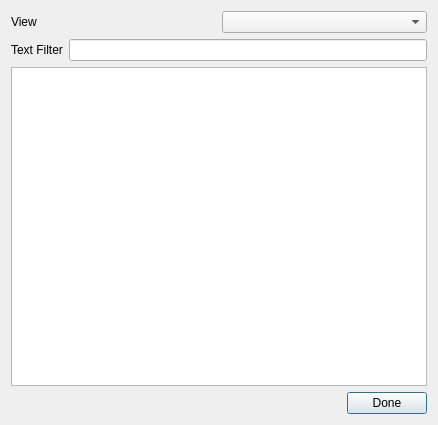
<?xml version="1.0" encoding="UTF-8"?>
<ui version="4.0">
 <class>BrowseLibraryWindow</class>
 <widget class="QDialog" name="BrowseLibraryWindow">
  <property name="geometry">
   <rect>
    <x>0</x>
    <y>0</y>
    <width>438</width>
    <height>425</height>
   </rect>
  </property>
  <property name="windowTitle">
   <string>Dialog</string>
  </property>
  <layout class="QVBoxLayout" name="verticalLayout">
   <item>
    <layout class="QHBoxLayout" name="horizontalLayout">
     <item>
      <widget class="QLabel" name="label">
       <property name="text">
        <string>View</string>
       </property>
      </widget>
     </item>
     <item>
      <widget class="QComboBox" name="viewSelector"/>
     </item>
    </layout>
   </item>
   <item>
    <layout class="QHBoxLayout" name="horizontalLayout_2">
     <item>
      <widget class="QLabel" name="label_2">
       <property name="text">
        <string>Text Filter</string>
       </property>
      </widget>
     </item>
     <item>
      <widget class="QLineEdit" name="lineEdit"/>
     </item>
    </layout>
   </item>
   <item>
    <widget class="QTreeView" name="treeView"/>
   </item>
   <item>
    <layout class="QHBoxLayout" name="horizontalLayout_3">
     <item>
      <spacer name="horizontalSpacer">
       <property name="orientation">
        <enum>Qt::Horizontal</enum>
       </property>
       <property name="sizeHint" stdset="0">
        <size>
         <width>40</width>
         <height>20</height>
        </size>
       </property>
      </spacer>
     </item>
     <item>
      <widget class="QPushButton" name="pushButton">
       <property name="text">
        <string>Done</string>
       </property>
      </widget>
     </item>
    </layout>
   </item>
  </layout>
 </widget>
 <resources/>
 <connections/>
</ui>
